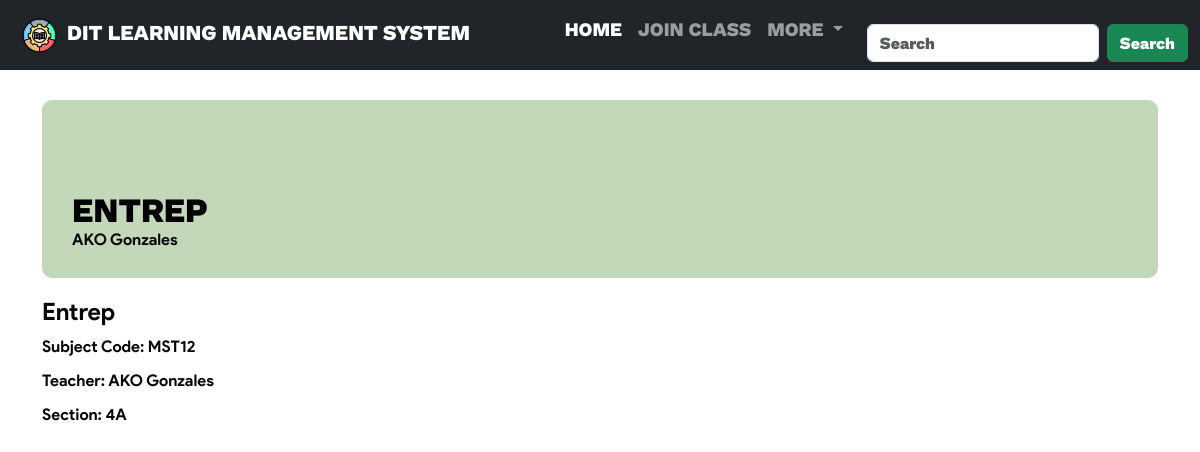
The page /view-subject/2 on the database its author committed.
### website/models.py (models this page shows)
class Subj(db.Model, UserMixin):
    id = db.Column(db.Integer, primary_key=True)
    section = db.Column(db.String(150))
    course = db.Column(db.String(150))
    code = db.Column(db.String(150), unique=True)
    invCode = db.Column(db.String(150), unique=True)

class Teacher(db.Model, UserMixin):
    id = db.Column(db.Integer, primary_key=True)
    email = db.Column(db.String(150), unique=True)
    password = db.Column(db.String(150))
    givenName = db.Column(db.String(150))
    lastName = db.Column(db.String(150))
    subjects = db.relationship('Subj', secondary=teacher_subject_association, backref=db.backref('teachers', lazy='dynamic'))

### website/views.py (the view)
@views.route('/view-subject/<int:subject_id>',  methods=['GET', 'POST'])
def view_subject(subject_id):
    subject = Subj.query.get(subject_id)
    if not subject:
        flash('Subject not found.', 'error')
        return redirect(url_for('student'))  # Redirect to a meaningful page if subject not found
    return render_template('view-subject.html', user=current_user, subject=subject)

### website/templates/view-subject.html (shortened to what this page needs)
{% extends "base.html" %}
{% block barnav %}
    {% include "navbar-student.html" %}
{% endblock %}
{% block content %}
    <div class="subject-title-card" style="margin-top: 100px;">
        <h2>{{ subject.course|upper }}</h2>
        <p style="padding-left: 20px; font-family: 'ProductSansBold';">{% for teacher in subject.teachers %}{{ teacher.givenName }} {{ teacher.lastName }}{% endfor %}</p>
    </div>
    <div class="subject-details"">
        <h1>{{ subject.course }}</h1>
        <p>Subject Code: {{ subject.code }}</p>
        <p>Teacher: {% for teacher in subject.teachers %}{{ teacher.givenName }} {{ teacher.lastName }}{% endfor %}</p>
        <p>Section: {{ subject.section }}</p>
    </div>
{% endblock %}

### website/templates/view-subject.html (style rules this page uses)
.subject-title-card { background-color: #C2D8B9; padding: 10px; border-radius: 10px; margin-bottom: 20px; }
.subject-title-card h2 { font-family: 'ProdigySansExtraBold'; text-transform: uppercase; color: black; text-align: center; margin: 0; text-align: left; padding-left: 20px; padding-top: 80px; }
.subject-details { font-family: 'ProductSansBold'; }
.subject-details h1 { font-size: 24px; }
.subject-details p { margin-bottom: 10px; }

### rows shown on the page
Subj: course "ENTREP", course "Entrep", code "MST12", section "4A"
Teacher: givenName "AKO", lastName "Gonzales"
